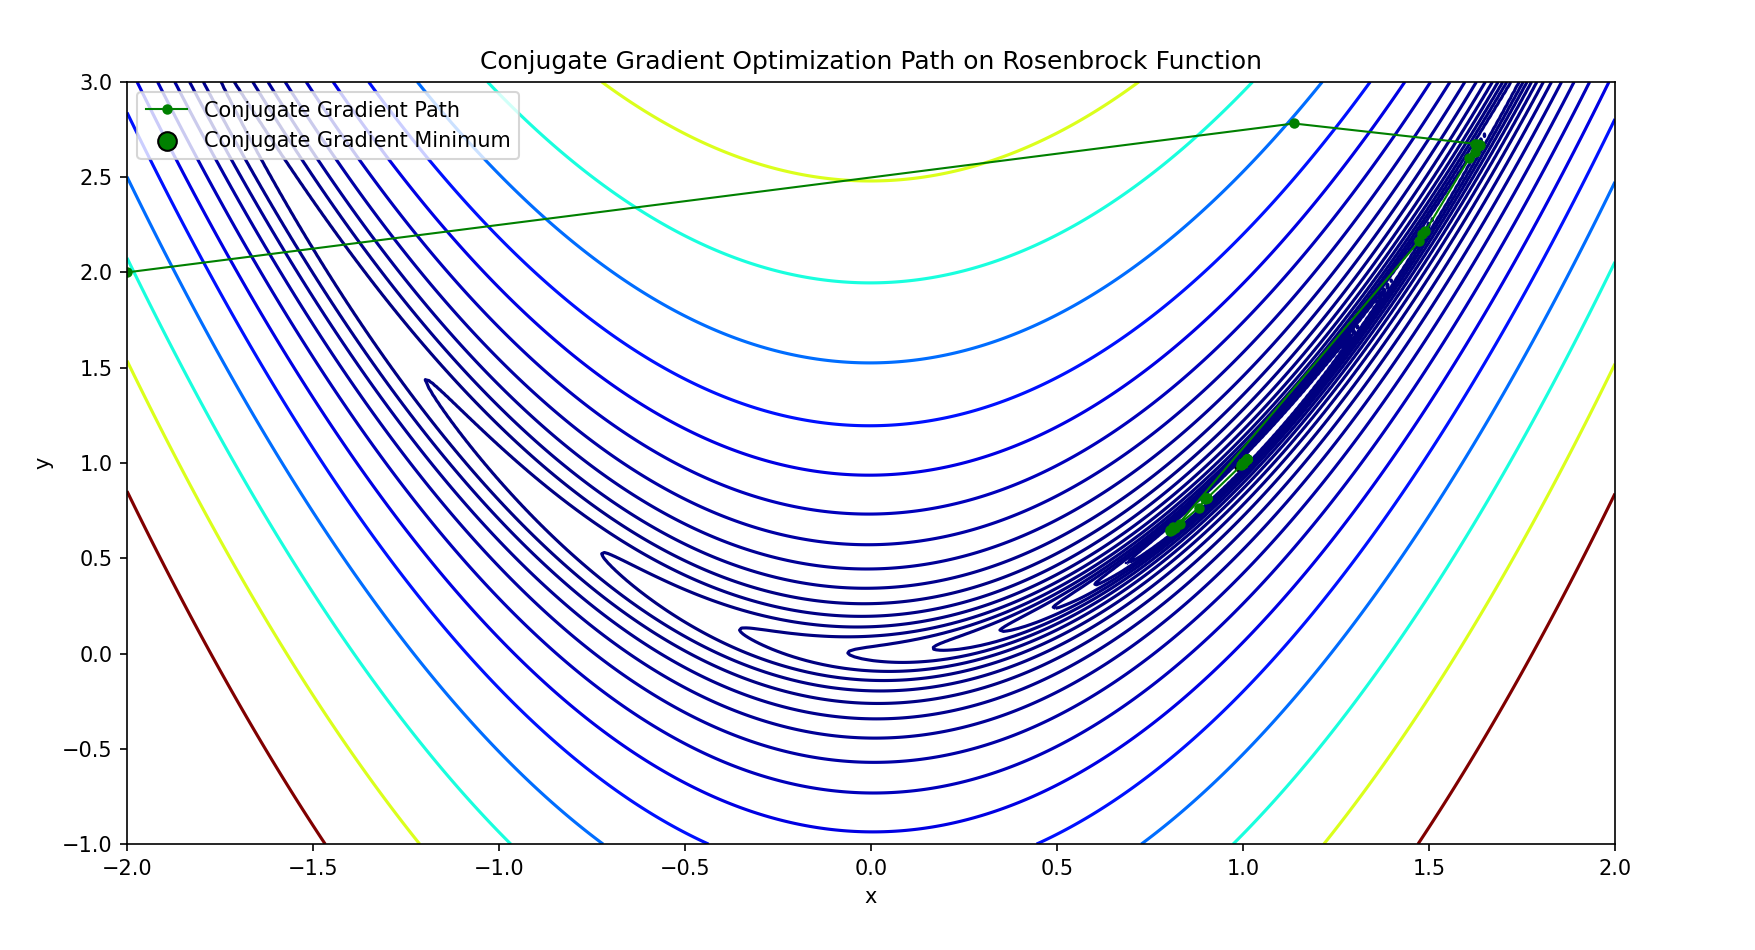

The script that drew this image:
# Line Search: For each step, find a small multiplier alpha for d so moving along d minimizes the function. Adjust alpha if it gets too large.
# Position Update: Move to the new position with x_new = x + alpha * d.
# Gradient Update: Calculate the new gradient g_new at x_new.
# Direction Update: Set the next direction as d_new = -g_new + beta * d, where beta adjusts for the shape of the function and allows efficient movement.

# Small Gradient: Stop if the size of the gradient |g| is below a tiny number, like 1e-6, meaning we are close to a minimum.

# Max Iterations: Stop if the loop hits a maximum number of tries (like 1000), to avoid running too long.

import numpy as np
import matplotlib.pyplot as plt

def rosenbrock(x, y, a=1, b=100):
    return (a - x)**2 + b * (y - x**2)**2

def rosenbrock_grad(x, y, a=1, b=100):
    dfdx = -2 * (a - x) - 4 * b * x * (y - x**2)
    dfdy = 2 * b * (y - x**2)
    return np.array([dfdx, dfdy])

def line_search(f, x, d, alpha=1, rho=0.5, c=1e-4):
    while f(*(x + alpha * d)) > f(*x) + c * alpha * np.dot(rosenbrock_grad(*x), d):
        alpha *= rho
    return alpha

def conjugate_gradient_optimizer(f, grad_f, x0, epsilon=1e-6, max_iter=1000):
    x = x0
    g = grad_f(*x)
    d = -g
    path = [x.copy()]

    for k in range(max_iter):
        if np.linalg.norm(g) < epsilon:
            break
        
        alpha = line_search(f, x, d)
        x_new = x + alpha * d
        g_new = grad_f(*x_new)

        beta = (np.linalg.norm(g_new) ** 2) / (np.linalg.norm(g) ** 2)
        d = -g_new + beta * d

        x = x_new
        g = g_new
        path.append(x.copy())

    return np.array(path), x

x_range = np.linspace(-2, 2, 400)
y_range = np.linspace(-1, 3, 400)
X, Y = np.meshgrid(x_range, y_range)
Z = rosenbrock(X, Y)

x0 = np.array([-2, 2])

cg_path, cg_min = conjugate_gradient_optimizer(rosenbrock, rosenbrock_grad, x0, max_iter=1000)

plt.figure(figsize=(10, 8))
plt.contour(X, Y, Z, levels=np.logspace(-1, 3, 20), cmap='jet')
plt.plot(cg_path[:, 0], cg_path[:, 1], linestyle='-', color='green', marker='o', markersize=4, linewidth=1, label='Conjugate Gradient Path')
plt.scatter(cg_min[0], cg_min[1], color='green', s=80, label='Conjugate Gradient Minimum', edgecolor='black')

plt.xlabel("x")
plt.ylabel("y")
plt.legend()
plt.title("Conjugate Gradient Optimization Path on Rosenbrock Function")
plt.show()
